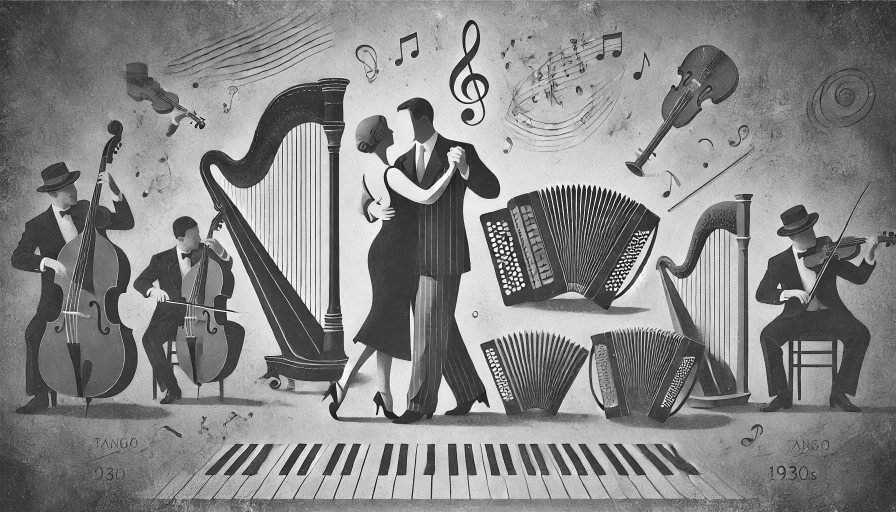
#> input picture resources/images/backgounds/background_tango.png, 1792 x 1024 px, found by its file name (shown at 1/2 size); the run also reads 1 picture not shown here
$ python tratamiento_imagenes.py
#> lines starting #> are read from the running program, lines starting #| are printed output that depends on the picture
from PIL import Image as PilImage
from os import listdir, makedirs
from os.path import isfile, join, splitext, basename


def apply_gradient_overlay(background_image_path, orchestra_path, image_folder):
    # Extract the base name (filename with extension)
    base_name = basename(orchestra_path)
    # Split the base name into filename and extension
    file_name_without_extension, _ = splitext(base_name)

    # Open the original image
    base = PilImage.open(background_image_path).convert("RGBA")
    orchestra = PilImage.open(orchestra_path).convert("RGBA")

    maximum_in_width = 0.4 * base.width
    maximum_in_height = base.height

    resize_factor = maximum_in_height / orchestra.height

    if (resize_factor * orchestra.width) > maximum_in_width:
        resize_factor = maximum_in_width / orchestra.width

    new_width = int(orchestra.width * resize_factor)
    new_height = int(orchestra.height * resize_factor)

    # Resize the orchestra image
    orchestra = orchestra.resize((new_width, new_height), PilImage.Resampling.LANCZOS)

    # Create a gradient overlay
    gradient = PilImage.new('L', (base.width, base.height))
    for x in range(base.width):
        gradient_value = int(255 * (1 - x / base.width))
        for y in range(base.height):
            gradient.putpixel((x, y), gradient_value)

    # Convert gradient to RGBA
    gradient_rgba = PilImage.new('RGBA', base.size)
    for y in range(base.height):
        for x in range(base.width):
            gradient_rgba.putpixel((x, y), (105, 105, 105, gradient.getpixel((x, y))))

            # Apply the gradient to the base image
    combined = PilImage.alpha_composite(base, gradient_rgba)

    # Paste the resized orchestra image onto the combined image
    position = (0, combined.height - orchestra.height)
    combined.paste(orchestra, position, orchestra)

    # Save the combined image
    merged_image_path = join(image_folder, f'{file_name_without_extension}_background.png')
    combined.save(merged_image_path, "PNG")

    return merged_image_path


def apply_to_all_images_in_folder(background_image_path, source_folder, destination_folder):
    # Ensure the destination folder exists
    makedirs(destination_folder, exist_ok=True)

    # Get all files in the source folder
    files = [f for f in listdir(source_folder) if isfile(join(source_folder, f))]

    # Apply the overlay to each image in the folder
    for file_name in files:
        source_file_path = join(source_folder, file_name)
        # Call the function for each image
        apply_gradient_overlay(background_image_path, source_file_path, destination_folder)
#> this loop made 3 passes
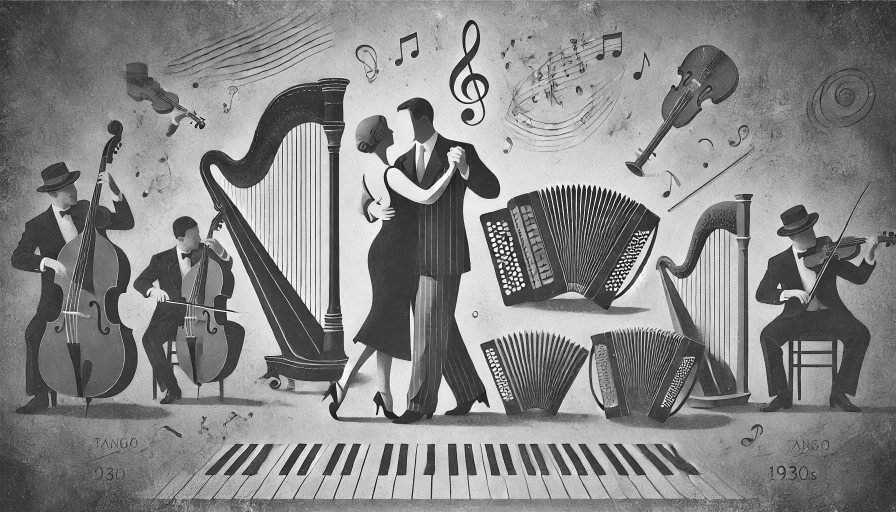
#> input picture resources/images/backgounds/background_tango.png, 1792 x 1024 px, found by its file name (shown at 1/2 size)
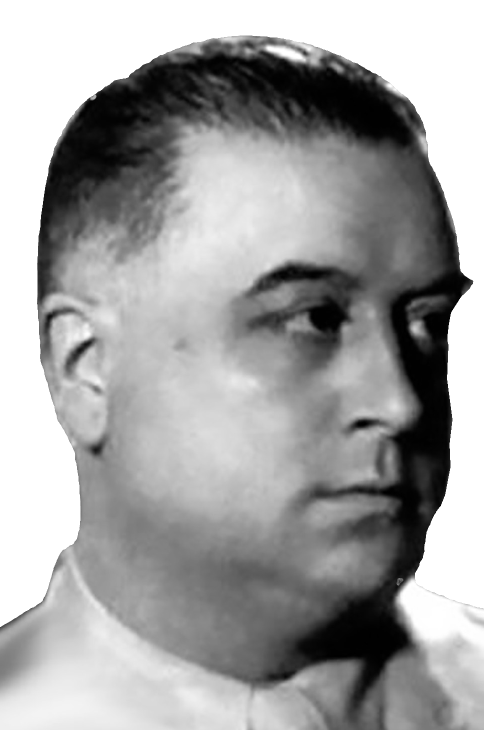
#> input picture resources/images/orquestas/Adolfo Carabelli.png, 968 x 1460 px, found by its file name (shown at 1/2 size)
#> pass 1, in apply_gradient_overlay, `orchestra = orchestra.resize((new_width, new_height), PilImage.Resampl..`:
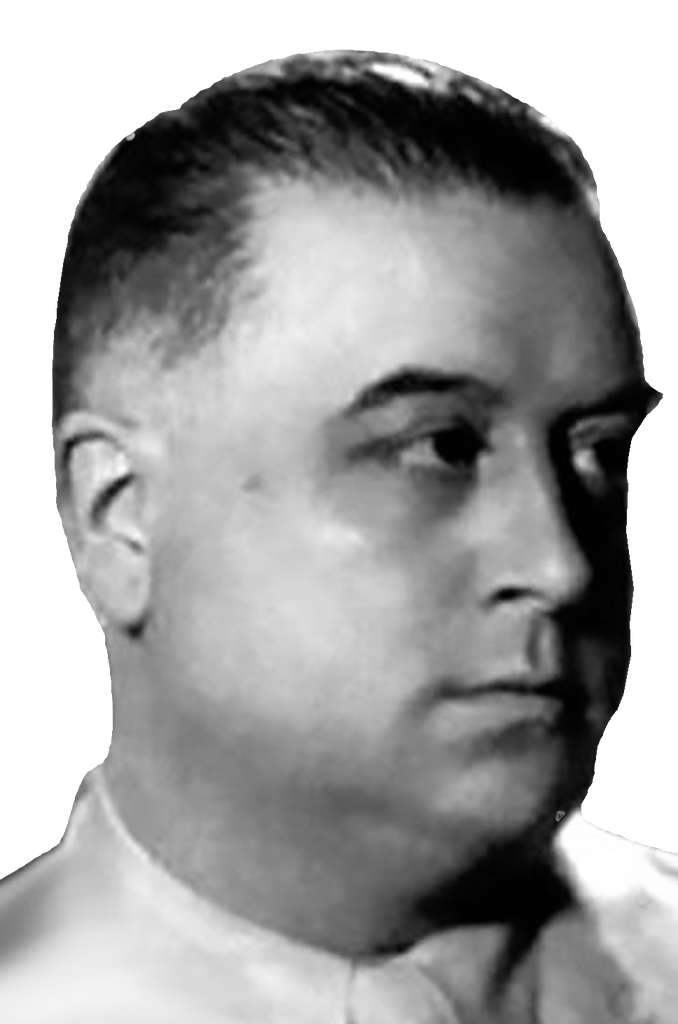
#> orchestra: PIL image 678x1024 RGBA; mean R, G, B, A 102.6, 102.6, 102.6, 194.8; transparent parts drawn white
#> pass 1, in apply_gradient_overlay, `combined = PilImage.alpha_composite(base, gradient_rgba)`:
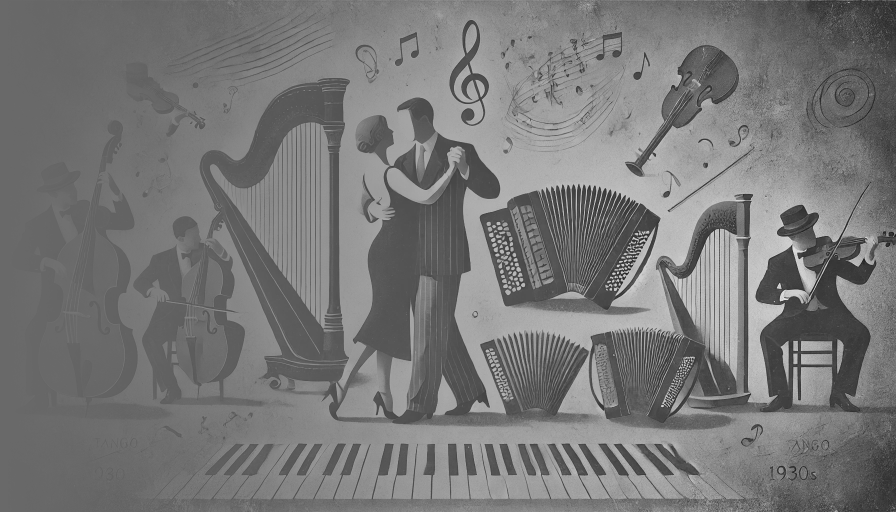
#> combined: PIL image 1792x1024 RGBA (shown at 1/2 size); mean R, G, B, A 119.4, 119.4, 119.4, 255
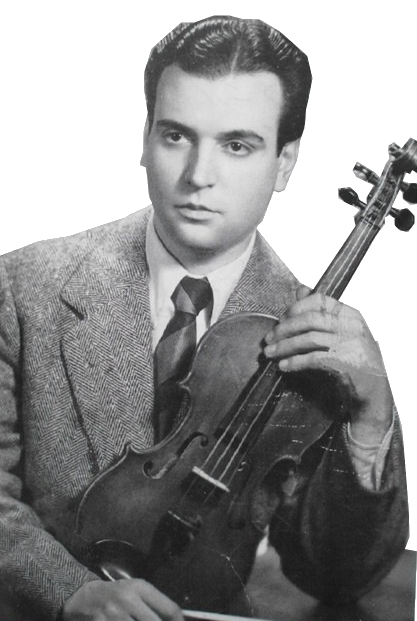
#> input picture resources/images/orquestas/Alfredo Gobbi.png, 417 x 621 px, found by its file name


# Example Usage
background_image_path = "E:\\Dropbox\\MUSICA\\MP3\\TANGO\\other_stuff\\PYTHON\\tgdj\\images\\backgounds\\background_tango.png"
source_folder = "E:\\Dropbox\\MUSICA\\MP3\\TANGO\\other_stuff\\PYTHON\\tgdj\\images\\orquestas"
destination_folder = "E:\\Dropbox\\MUSICA\\MP3\\TANGO\\other_stuff\\PYTHON\\tgdj\\images\\orquestas_con_fondo"

apply_to_all_images_in_folder(background_image_path, source_folder, destination_folder)
